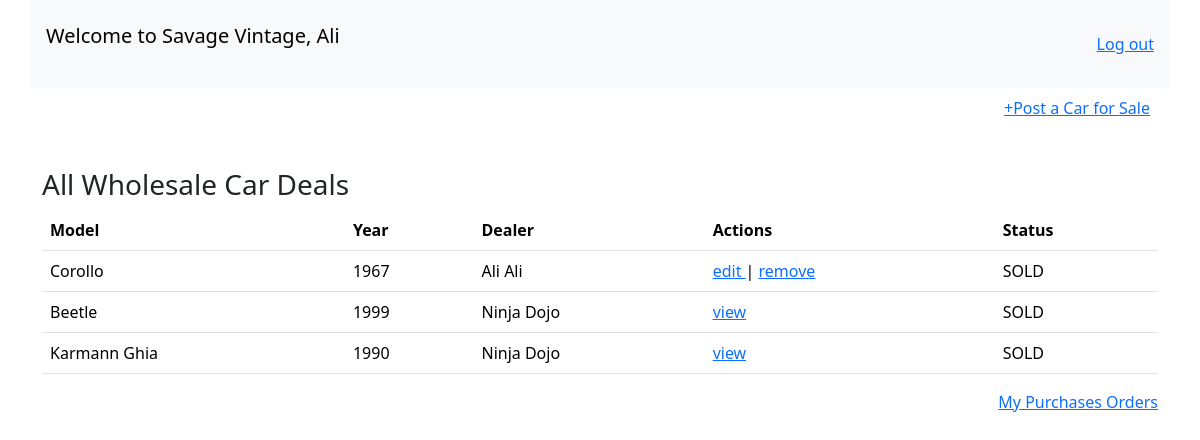
/cars/ (signed in), run on the app's committed database.
### vintage_cars_app/models.py (models this page shows, shortened)
class User(models.Model):
    first_name = models.CharField(max_length=45)
    last_name = models.CharField(max_length=45)
    email = models.EmailField(unique=True)
    password = models.CharField(max_length=512)
    created_at = models.DateTimeField(auto_now_add=True)
    updated_at = models.DateTimeField(auto_now=True)
    objects = UserManger()

class Car(models.Model):
    price = models.IntegerField()
    model = models.CharField(max_length=45)
    make = models.CharField(max_length=45)
    year = models.IntegerField()
    seller = models.ForeignKey(User, related_name="cars", on_delete=models.CASCADE)
    seller_contact = models.CharField(max_length=45)
    purchaser = models.ForeignKey(User, related_name="purchas_cars", null=True, on_delete=models.SET_NULL)
    description = models.TextField()
    status = models.BooleanField(default=False) #default is sold false
    created_at = models.DateTimeField(auto_now_add=True)
    updated_at = models.DateTimeField(auto_now=True)
    objects = CarManger()

### vintage_cars_app/views.py (the view)
# urls.py: path('cars/' , views.cars, name='cars'),
def cars(request):
    if "user_id" not in request.session:
      return redirect('root')
    this_user = User.objects.get(id=request.session.get('user_id'))
    context = {
       'user': this_user,
       'all_cars': Car.objects.all()
    }
    return render(request, 'cars.html', context)

### vintage_cars_app/templates/cars.html (shortened to what this page needs)
<!DOCTYPE html>
<html lang="en">
<head>
    {% load bootstrap5 %}
    {% bootstrap_css %}
    {% load static %}
</head>
<body>
    <nav class="container navbar navbar-expand-lg navbar-light bg-light p-3 d-flex justify-content-between">
        <div class="d-flex align-items-center">
            <p class="navbar-brand">Welcome to Savage Vintage, {{ user.first_name}} </p>
        </div>
        <div class="d-flex align-items-center gap-3">
            <a href="{% url 'logout' %}">Log out</a>
        </div>
    </nav>
    <div class="container py-2">
        <section id="create-car" class="d-flex flex-row justify-content-between align-items-center mb-5" >
           <div>
            <a class="p-2" href="{% url 'new_car' %}"> +Post a Car for Sale</a>
           </div>
        </section>
        <section id="display_cars py-2">
            <h3>All Wholesale Car Deals</h3>
            <table class="table">
                <thead>
                  <tr>
                    <th scope="col">Model</th>
                    <th scope="col">Year</th>
                    <th scope="col">Dealer</th>
                    <th scope="col">Actions</th>
                    <th scope="col">Status</th>
                  </tr>
                </thead>
                <tbody>
                    {% for car in all_cars %}
                    <tr>
                        <td>{{ car.model }}</td>
                        <td>{{ car.year }}</td>
                        <td>{{ car.seller.first_name }} {{ car.seller.last_name }}</td>
                        <td>
                            {% if user.id == car.seller.id %}
                            <a href="{% url 'edit' car.id %}">edit </a> |
                            <a href="{% url 'destroy' car.id %}">remove</a>
                            {% else %}
                             <a href="{% url 'view' car.id %}">view </a>
                            {% endif %}
                        </td>
                        <td>
                            {% if car.status %}
                               SOLD
                            {% else %}
                               For Sales
                            {% endif %}
                        </td>
                      </tr>
                    {% endfor %}
                </tbody>
              </table>
        </section>
        <section id="my_purchases_orders" class="d-flex justify-content-end">
            <a href="{% url 'purchase_orders' %}"> My Purchases Orders </a>
        </section>
    </div>
</body>
</html>

### data on the page
User: first_name "Ali"
Car: model "Corollo", year "1967", seller.first_name "Ali", seller.last_name "Ali", shows "edit", status "SOLD"
Car: model "Beetle", year "1999", seller.first_name "Ninja", seller.last_name "Dojo", shows "view", status "SOLD"
Car: model "Karmann Ghia", year "1990", seller.first_name "Ninja", seller.last_name "Dojo", shows "view", status "SOLD"
